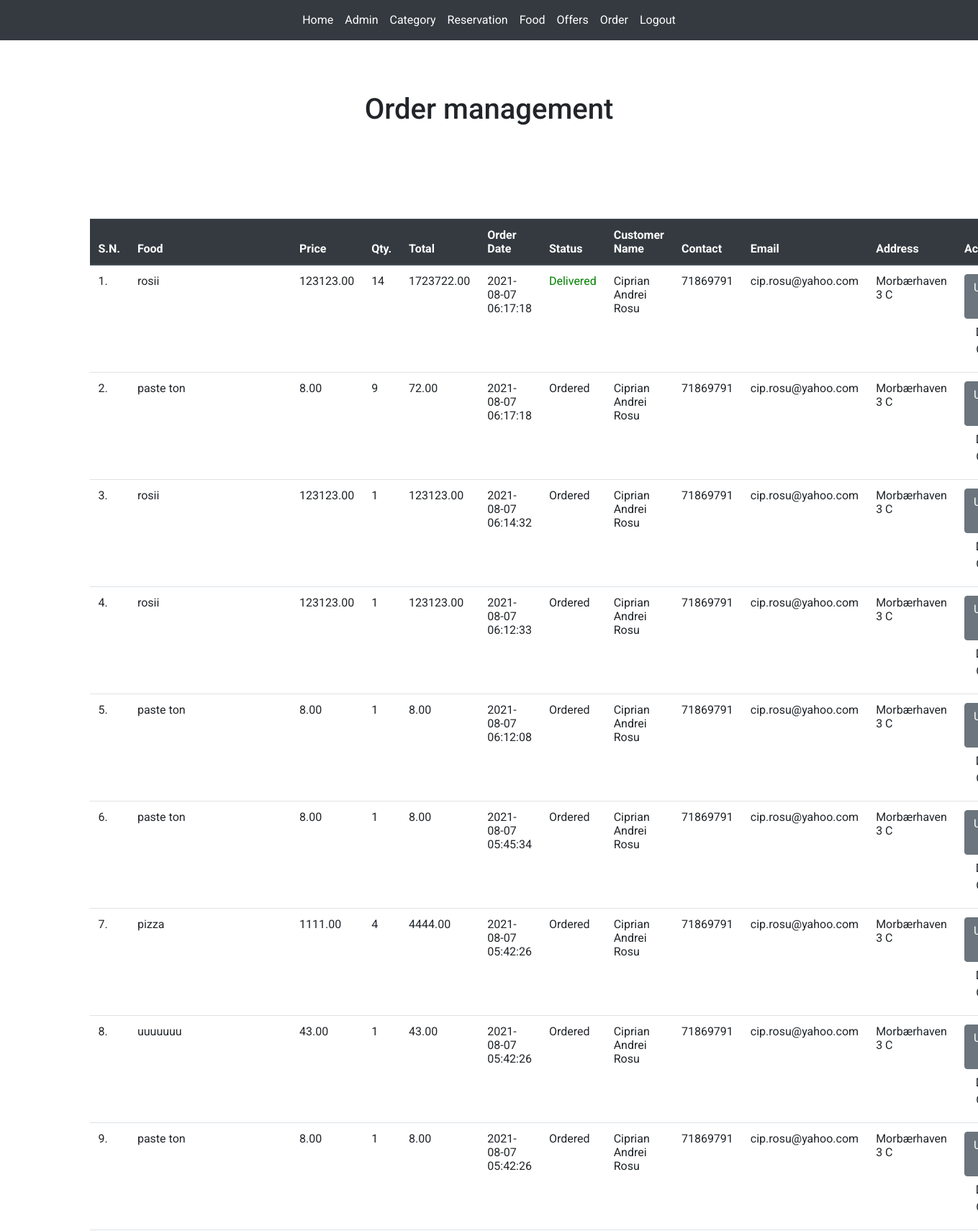
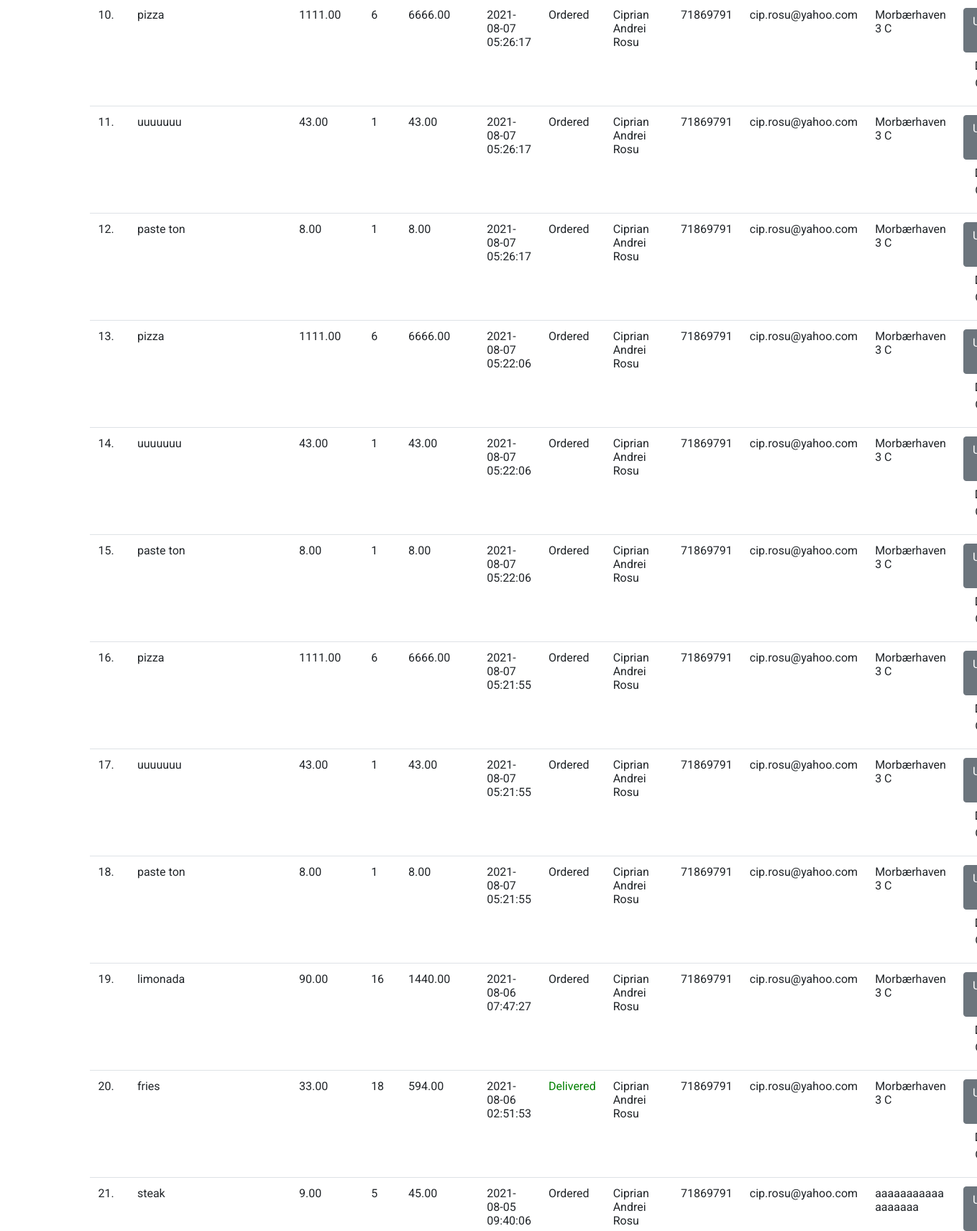
Screenshot of /admin/order-management.php (signed in, upper part) with the database file from the repository (2 pictures, top to bottom).
### tables this page shows
CREATE TABLE `order_table` (
  `id` int(10) UNSIGNED NOT NULL,
  `food` varchar(200) NOT NULL,
  `price` decimal(10,2) NOT NULL,
  `quantity` int(11) NOT NULL,
  `total` decimal(10,2) NOT NULL,
  `order_date` datetime NOT NULL,
  `status` varchar(100) NOT NULL,
  `name` varchar(200) NOT NULL,
  `contact` varchar(50) NOT NULL,
  `email` varchar(200) NOT NULL,
  `address` varchar(300) NOT NULL
);

### admin/order-management.php (the view)
<?php include('partials/menu.php')?>
<div class="container">
<br /><br /><br />
<div class="text-center">
        <h1>Order management</h1>
</div>
                <br /><br /><br />
                <br><br>
                <table class="table">
                    <thead class="thead-dark">
                    <tr>
                        <th>S.N.</th>
                        <th>Food</th>
                        <th>Price</th>
                        <th>Qty.</th>
                        <th>Total</th>
                        <th>Order Date</th>
                        <th>Status</th>
                        <th>Customer Name</th>
                        <th>Contact</th>
                        <th>Email</th>
                        <th>Address</th>
                        <th>Actions</th>
                    </tr>
                </thead>
                    <?php
                        $query = "SELECT * FROM order_table ORDER BY id DESC";
                        $result = mysqli_query($connection, $query);
                        $count = mysqli_num_rows($result);
                        $sn = 1;
                        if($count>0)
                        {
                            while($row=mysqli_fetch_assoc($result))
                            {
                                $id = $row['id'];
                                $food = $row['food'];
                                $price = $row['price'];
                                $qty = $row['quantity'];
                                $total = $row['total'];
                                $order_date = $row['order_date'];
                                $status = $row['status'];
                                $customer_name = $row['name'];
                                $customer_contact = $row['contact'];
                                $customer_email = $row['email'];
                                $customer_address = $row['address'];
                                ?>
                                    <tr>
                                        <td><?php echo $sn++; ?>. </td>
                                        <td><?php echo $food; ?></td>
                                        <td><?php echo $price; ?></td>
                                        <td><?php echo $qty; ?></td>
                                        <td><?php echo $total; ?></td>
                                        <td><?php echo $order_date; ?></td>
                                        <td>
                                            <?php
                                                if($status=="Ordered")
                                                {
                                                    echo "<label>$status</label>";
                                                }
                                                elseif($status=="On Delivery")
                                                {
                                                    echo "<label style='color: brown;'>$status</label>";
                                                }
                                                elseif($status=="Delivered")
                                                {
                                                    echo "<label style='color: green;'>$status</label>";
                                                }
                                                elseif($status=="Cancelled")
                                                {
                                                    echo "<label style='color: red;'>$status</label>";
                                                }
                                            ?>
                                        </td>
                                        <td><?php echo $customer_name; ?></td>
                                        <td><?php echo $customer_contact; ?></td>
                                        <td><?php echo $customer_email; ?></td>
                                        <td><?php echo $customer_address; ?></td>
                                        <td>
                                            <a href="<?php echo SITEURL; ?>admin/update-order.php?id=<?php echo $id; ?>" class="btn btn-secondary">Update Order</a>
                                            <a href="<?php echo SITEURL; ?>admin/delete-oders.php?id=<?php echo $id; ?>&image_name=<?php echo $image_name; ?>" class="btn btn-delete">Delete Offers</a>
                                        </td>
                                    </tr>
                                <?php
                            }
                        }
                        else
                        {
                            echo "<tr><td colspan='12' class='red'>Orders not Available</td></tr>";
                        }
                    ?>
                </table>
</div>
<?php include('partials/footer.php')?>

### css/admin.css (style rules this page uses)
* { margin: 0; padding: 0 ; font-family: 'Roboto', sans-serif; }
.text-center { text-align: center; }
table tr th { border-bottom: 1px solid black; padding: 1%; text-align: left; }
table tr td { padding: 1%; }
.btn-secondary { background-color:#4fce3e; padding: 1%; color:rgb(0, 0, 0); text-decoration: none; font-weight: bold; }
.btn-delete { background-color:#da4646; padding: 1%; color:rgb(0, 0, 0); text-decoration: none; font-weight: bold; }
body { margin: 0; font-size: .9rem; font-weight: 400; line-height: 1.6; color: #212529; text-align: left; background-color: #f5f8fa; }

### rows the page displays
order_table: food "rosii", price "123123.00", quantity "14", total "1723722.00", order_date "2021-08-07 06:17:18", status "Delivered", name "Ciprian Andrei Rosu", contact "71869791", email "cip.rosu@yahoo.com", address "Morbærhaven 3 C"
order_table: food "paste ton", price "8.00", quantity "9", total "72.00", order_date "2021-08-07 06:17:18", status "Ordered", name "Ciprian Andrei Rosu", contact "71869791", email "cip.rosu@yahoo.com", address "Morbærhaven 3 C"
order_table: food "rosii", price "123123.00", quantity "1", total "123123.00", order_date "2021-08-07 06:14:32", status "Ordered", name "Ciprian Andrei Rosu", contact "71869791", email "cip.rosu@yahoo.com", address "Morbærhaven 3 C"
order_table: food "rosii", price "123123.00", quantity "1", total "123123.00", order_date "2021-08-07 06:12:33", status "Ordered", name "Ciprian Andrei Rosu", contact "71869791", email "cip.rosu@yahoo.com", address "Morbærhaven 3 C"
order_table: food "paste ton", price "8.00", quantity "1", total "8.00", order_date "2021-08-07 06:12:08", status "Ordered", name "Ciprian Andrei Rosu", contact "71869791", email "cip.rosu@yahoo.com", address "Morbærhaven 3 C"
order_table: food "paste ton", price "8.00", quantity "1", total "8.00", order_date "2021-08-07 05:45:34", status "Ordered", name "Ciprian Andrei Rosu", contact "71869791", email "cip.rosu@yahoo.com", address "Morbærhaven 3 C"
order_table: food "pizza", price "1111.00", quantity "4", total "4444.00", order_date "2021-08-07 05:42:26", status "Ordered", name "Ciprian Andrei Rosu", contact "71869791", email "cip.rosu@yahoo.com", address "Morbærhaven 3 C"
order_table: food "uuuuuuu", price "43.00", quantity "1", total "43.00", order_date "2021-08-07 05:42:26", status "Ordered", name "Ciprian Andrei Rosu", contact "71869791", email "cip.rosu@yahoo.com", address "Morbærhaven 3 C"
order_table: food "paste ton", price "8.00", quantity "1", total "8.00", order_date "2021-08-07 05:42:26", status "Ordered", name "Ciprian Andrei Rosu", contact "71869791", email "cip.rosu@yahoo.com", address "Morbærhaven 3 C"
order_table: food "pizza", price "1111.00", quantity "6", total "6666.00", order_date "2021-08-07 05:26:17", status "Ordered", name "Ciprian Andrei Rosu", contact "71869791", email "cip.rosu@yahoo.com", address "Morbærhaven 3 C"
order_table: food "uuuuuuu", price "43.00", quantity "1", total "43.00", order_date "2021-08-07 05:26:17", status "Ordered", name "Ciprian Andrei Rosu", contact "71869791", email "cip.rosu@yahoo.com", address "Morbærhaven 3 C"
order_table: food "paste ton", price "8.00", quantity "1", total "8.00", order_date "2021-08-07 05:26:17", status "Ordered", name "Ciprian Andrei Rosu", contact "71869791", email "cip.rosu@yahoo.com", address "Morbærhaven 3 C"
order_table: food "pizza", price "1111.00", quantity "6", total "6666.00", order_date "2021-08-07 05:22:06", status "Ordered", name "Ciprian Andrei Rosu", contact "71869791", email "cip.rosu@yahoo.com", address "Morbærhaven 3 C"
order_table: food "uuuuuuu", price "43.00", quantity "1", total "43.00", order_date "2021-08-07 05:22:06", status "Ordered", name "Ciprian Andrei Rosu", contact "71869791", email "cip.rosu@yahoo.com", address "Morbærhaven 3 C"
order_table: food "paste ton", price "8.00", quantity "1", total "8.00", order_date "2021-08-07 05:22:06", status "Ordered", name "Ciprian Andrei Rosu", contact "71869791", email "cip.rosu@yahoo.com", address "Morbærhaven 3 C"
order_table: food "pizza", price "1111.00", quantity "6", total "6666.00", order_date "2021-08-07 05:21:55", status "Ordered", name "Ciprian Andrei Rosu", contact "71869791", email "cip.rosu@yahoo.com", address "Morbærhaven 3 C"
order_table: food "uuuuuuu", price "43.00", quantity "1", total "43.00", order_date "2021-08-07 05:21:55", status "Ordered", name "Ciprian Andrei Rosu", contact "71869791", email "cip.rosu@yahoo.com", address "Morbærhaven 3 C"
order_table: food "paste ton", price "8.00", quantity "1", total "8.00", order_date "2021-08-07 05:21:55", status "Ordered", name "Ciprian Andrei Rosu", contact "71869791", email "cip.rosu@yahoo.com", address "Morbærhaven 3 C"
order_table: food "limonada", price "90.00", quantity "16", total "1440.00", order_date "2021-08-06 07:47:27", status "Ordered", name "Ciprian Andrei Rosu", contact "71869791", email "cip.rosu@yahoo.com", address "Morbærhaven 3 C"
order_table: food "fries", price "33.00", quantity "18", total "594.00", order_date "2021-08-06 02:51:53", status "Delivered", name "Ciprian Andrei Rosu", contact "71869791", email "cip.rosu@yahoo.com", address "Morbærhaven 3 C"
order_table: food "steak", price "9.00", quantity "5", total "45.00", order_date "2021-08-05 09:40:06", status "Ordered", name "Ciprian Andrei Rosu", contact "71869791", email "cip.rosu@yahoo.com", address "aaaaaaaaaaa aaaaaaa"
